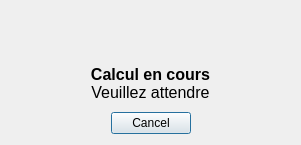
<?xml version="1.0" encoding="UTF-8"?>
<ui version="4.0">
 <class>waitDialog</class>
 <widget class="QDialog" name="waitDialog">
  <property name="windowModality">
   <enum>Qt::ApplicationModal</enum>
  </property>
  <property name="geometry">
   <rect>
    <x>0</x>
    <y>0</y>
    <width>301</width>
    <height>145</height>
   </rect>
  </property>
  <property name="sizePolicy">
   <sizepolicy hsizetype="Minimum" vsizetype="Preferred">
    <horstretch>0</horstretch>
    <verstretch>0</verstretch>
   </sizepolicy>
  </property>
  <property name="cursor">
   <cursorShape>BusyCursor</cursorShape>
  </property>
  <property name="windowTitle">
   <string>Veuillez attendre</string>
  </property>
  <property name="locale">
   <locale language="French" country="France"/>
  </property>
  <property name="modal">
   <bool>true</bool>
  </property>
  <layout class="QVBoxLayout" name="verticalLayout">
   <item>
    <widget class="QLabel" name="iconLabel">
     <property name="text">
      <string/>
     </property>
     <property name="alignment">
      <set>Qt::AlignCenter</set>
     </property>
    </widget>
   </item>
   <item>
    <widget class="QLabel" name="waitLabel">
     <property name="font">
      <font>
       <pointsize>12</pointsize>
      </font>
     </property>
     <property name="text">
      <string>&lt;b&gt;Calcul en cours&lt;/b&gt;&lt;br&gt;Veuillez attendre</string>
     </property>
     <property name="scaledContents">
      <bool>false</bool>
     </property>
     <property name="alignment">
      <set>Qt::AlignCenter</set>
     </property>
    </widget>
   </item>
   <item>
    <widget class="QDialogButtonBox" name="buttonBox">
     <property name="orientation">
      <enum>Qt::Horizontal</enum>
     </property>
     <property name="standardButtons">
      <set>QDialogButtonBox::Cancel</set>
     </property>
     <property name="centerButtons">
      <bool>true</bool>
     </property>
    </widget>
   </item>
  </layout>
 </widget>
 <resources/>
 <connections>
  <connection>
   <sender>buttonBox</sender>
   <signal>accepted()</signal>
   <receiver>waitDialog</receiver>
   <slot>accept()</slot>
   <hints>
    <hint type="sourcelabel">
     <x>248</x>
     <y>254</y>
    </hint>
    <hint type="destinationlabel">
     <x>157</x>
     <y>274</y>
    </hint>
   </hints>
  </connection>
  <connection>
   <sender>buttonBox</sender>
   <signal>rejected()</signal>
   <receiver>waitDialog</receiver>
   <slot>reject()</slot>
   <hints>
    <hint type="sourcelabel">
     <x>316</x>
     <y>260</y>
    </hint>
    <hint type="destinationlabel">
     <x>286</x>
     <y>274</y>
    </hint>
   </hints>
  </connection>
 </connections>
</ui>
